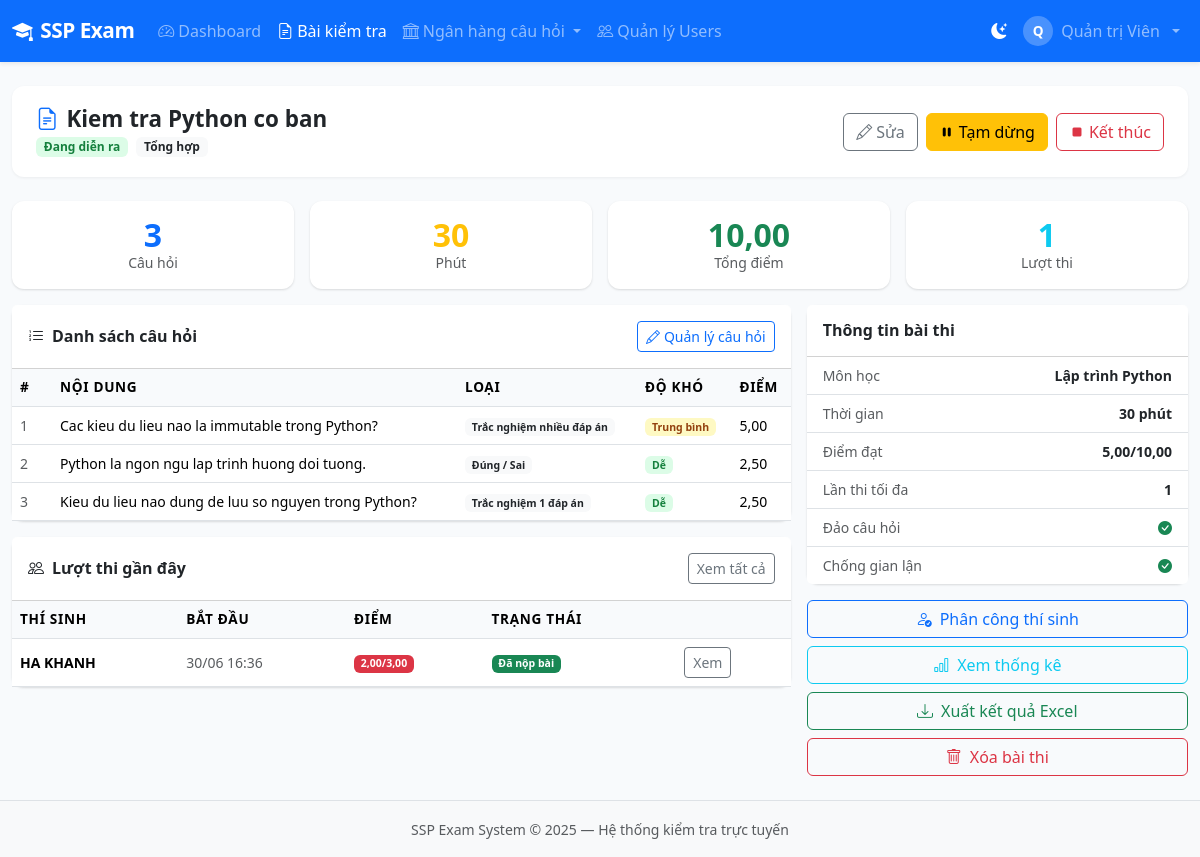
/exams/1/ (signed in), run on an earlier commit of the app's database.
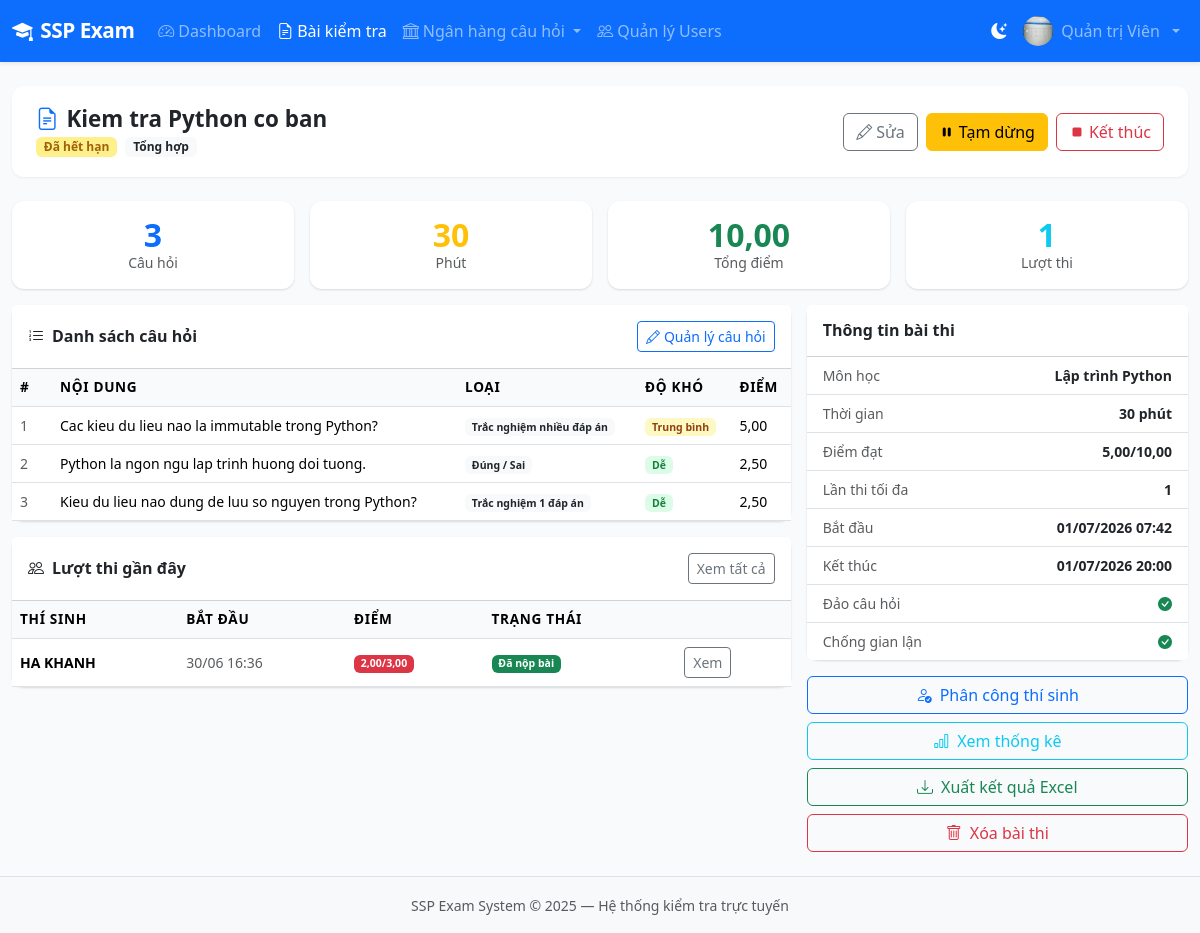
And on a later commit of the database.
### accounts/models.py (models this page shows, shortened)
class User(AbstractUser):
    ROLE_ADMIN = 'admin'
    ROLE_TEACHER = 'teacher'
    ROLE_STUDENT = 'student'
    ROLE_CHOICES = [
        (ROLE_ADMIN, 'Quản trị viên'),
        (ROLE_TEACHER, 'Quản lý đào tạo'),
        (ROLE_STUDENT, 'Nhân viên'),
    ]
    role = models.CharField(max_length=20, choices=ROLE_CHOICES, default=ROLE_STUDENT)
    phone = models.CharField(max_length=20, blank=True)
    avatar = models.ImageField(upload_to='avatars/', blank=True, null=True)
    student_id = models.CharField(max_length=50, blank=True, verbose_name='Mã nhân viên')
    class_name = models.CharField(max_length=100, blank=True, verbose_name='Phòng ban/Team')
    created_at = models.DateTimeField(auto_now_add=True)
    updated_at = models.DateTimeField(auto_now=True)
    class Meta:
        verbose_name = 'Người dùng'
        verbose_name_plural = 'Người dùng'
        ordering = ['-date_joined']
    @property
    def is_admin(self):
        return self.role == self.ROLE_ADMIN
    @property
    def can_create_exam(self):
        return self.role in (self.ROLE_ADMIN, self.ROLE_TEACHER)

### exams/models.py (models this page shows, shortened)
class Exam(models.Model):
    TYPE_SINGLE = 'single'
    TYPE_MULTIPLE = 'multiple'
    TYPE_TRUE_FALSE = 'true_false'
    TYPE_MIXED = 'mixed'
    TYPE_CHOICES = [
        (TYPE_SINGLE, 'Trắc nghiệm 1 đáp án'),
        (TYPE_MULTIPLE, 'Trắc nghiệm nhiều đáp án'),
        (TYPE_TRUE_FALSE, 'Đúng / Sai'),
        (TYPE_MIXED, 'Tổng hợp'),
    ]
    STATUS_DRAFT = 'draft'
    STATUS_SCHEDULED = 'scheduled'
    STATUS_ACTIVE = 'active'
    STATUS_PAUSED = 'paused'
    STATUS_ENDED = 'ended'
    STATUS_CHOICES = [
        (STATUS_DRAFT, 'Nháp'),
        (STATUS_SCHEDULED, 'Đã lên lịch'),
        (STATUS_ACTIVE, 'Đang diễn ra'),
        (STATUS_PAUSED, 'Tạm dừng'),
        (STATUS_ENDED, 'Đã kết thúc'),
    ]
    title = models.CharField(max_length=300, verbose_name='Tiêu đề bài kiểm tra')
    description = models.TextField(blank=True, verbose_name='Mô tả')
    subject = models.ForeignKey(Subject, on_delete=models.SET_NULL, null=True, related_name='exams')
    exam_type = models.CharField(max_length=20, choices=TYPE_CHOICES, default=TYPE_MIXED)
    status = models.CharField(max_length=20, choices=STATUS_CHOICES, default=STATUS_DRAFT)
    duration_minutes = models.PositiveIntegerField(default=60, verbose_name='Thời gian làm bài (phút)')
    total_points = models.DecimalField(max_digits=6, decimal_places=2, default=10.0, verbose_name='Tổng điểm')
    pass_score = models.DecimalField(max_digits=6, decimal_places=2, default=5.0, verbose_name='Điểm đạt')
    max_attempts = models.PositiveSmallIntegerField(default=1, verbose_name='Số lần thi tối đa')
    start_time = models.DateTimeField(null=True, blank=True, verbose_name='Thời gian bắt đầu')
    end_time = models.DateTimeField(null=True, blank=True, verbose_name='Thời gian kết thúc')
    shuffle_questions = models.BooleanField(default=True, verbose_name='Đảo thứ tự câu hỏi')
    shuffle_choices = models.BooleanField(default=True, verbose_name='Đảo thứ tự đáp án')
    show_result_immediately = models.BooleanField(default=True, verbose_name='Hiển thị kết quả ngay')
    show_correct_answers = models.BooleanField(default=False, verbose_name='Hiển thị đáp án đúng')
    prevent_cheating = models.BooleanField(default=True, verbose_name='Bật chống gian lận')
    allow_review = models.BooleanField(default=True, verbose_name='Cho phép xem lại')
    is_public = models.BooleanField(default=False, verbose_name='Bài thi công khai')
    created_by = models.ForeignKey(
        settings.AUTH_USER_MODEL, on_delete=models.CASCADE, related_name='exams_created'
    )
    created_at = models.DateTimeField(auto_now_add=True)
    updated_at = models.DateTimeField(auto_now=True)
    class Meta:
        verbose_name = 'Bài kiểm tra'
        verbose_name_plural = 'Bài kiểm tra'
        ordering = ['-created_at']
    @property
    def is_expired(self):
        return self.end_time is not None and timezone.now() > self.end_time
    @property
    def is_upcoming(self):
        return self.start_time is not None and timezone.now() < self.start_time
    @property
    def effective_status(self):
        if self.status == self.STATUS_ACTIVE:
            if self.is_upcoming:
                return 'upcoming'
            if self.is_expired:
                return 'expired'
        return self.status
    @property
    def effective_status_display(self):
        es = self.effective_status
        if es == 'expired':
            return 'Đã hết hạn'
        if es == 'upcoming':
            return 'Sẽ diễn ra'
        return self.get_status_display()
    @property
    def question_count(self):
        return self.exam_questions.count()

### questions/models.py (models this page shows, shortened)
class Subject(models.Model):
    name = models.CharField(max_length=200, verbose_name='Tên môn học')
    code = models.CharField(max_length=20, blank=True, verbose_name='Mã môn')
    description = models.TextField(blank=True)
    created_by = models.ForeignKey(settings.AUTH_USER_MODEL, on_delete=models.SET_NULL, null=True)
    created_at = models.DateTimeField(auto_now_add=True)
    class Meta:
        verbose_name = 'Môn học'
        verbose_name_plural = 'Môn học'
        ordering = ['name']

### exams/views.py (the view)
# urls.py: path('<int:pk>/', views.exam_detail_view, name='exam_detail'),
@teacher_required
def exam_detail_view(request, pk):
    exam = get_exam_for_staff(request, pk)
    exam_questions = exam.exam_questions.select_related('question').order_by('order')
    sessions = exam.sessions.select_related('user').order_by('-started_at')[:20]
    return render(request, 'exams/exam_detail.html', {
        'exam': exam,
        'exam_questions': exam_questions,
        'sessions': sessions,
    })

### exams/models.py (called while the page is built)
    def get_points(self):
        return self.points if self.points is not None else self.question.points

### exams/utils.py (called while the page is built)
def get_exam_for_staff(request, exam_pk):
    user = request.user
    if user.is_admin or user.is_superuser:
        return get_object_or_404(Exam, pk=exam_pk)
    return get_object_or_404(Exam, pk=exam_pk, created_by=user)

### templates/exams/exam_detail.html (shortened to what the changed rows need)
{% extends 'base.html' %}
{% block content %}
<div class="page-header">
  <div>
    <h1><i class="bi bi-file-earmark-text me-2 text-primary"></i>{{ exam.title }}</h1>
    <span class="badge status-{{ exam.effective_status }} me-1">{{ exam.effective_status_display }}</span>
    <span class="badge bg-light text-dark">{{ exam.get_exam_type_display }}</span>
  </div>
</div>
<div class="row g-3 mb-3">
  <div class="col-6 col-md-3">
    <div class="card text-center p-3">
      <div class="stat-number text-primary">{{ exam.question_count }}</div>
      <div class="text-muted small">Câu hỏi</div>
    </div>
  </div>
  <div class="col-6 col-md-3">
    <div class="card text-center p-3">
      <div class="stat-number text-warning">{{ exam.duration_minutes }}</div>
      <div class="text-muted small">Phút</div>
    </div>
  </div>
  <div class="col-6 col-md-3">
    <div class="card text-center p-3">
      <div class="stat-number text-success">{{ exam.total_points }}</div>
      <div class="text-muted small">Tổng điểm</div>
    </div>
  </div>
</div>
<div class="row g-3">
  <div class="col-lg-8">
    <div class="card mb-3">
      <div class="table-responsive">
        <table class="table table-hover mb-0 align-middle small">
          <thead><tr><th width="40">#</th><th>Nội dung</th><th>Loại</th><th>Độ khó</th><th>Điểm</th></tr></thead>
        </table>
      </div>
    </div>
    <div class="card">
      <div class="table-responsive">
        <table class="table table-hover mb-0 small align-middle">
          <thead><tr><th>Thí sinh</th><th>Bắt đầu</th><th>Điểm</th><th>Trạng thái</th><th></th></tr></thead>
        </table>
      </div>
    </div>
  </div>
  <div class="col-lg-4">
    <div class="card mb-3">
      <div class="list-group list-group-flush small">
        <div class="list-group-item d-flex justify-content-between">
          <span class="text-muted">Môn học</span><strong>{{ exam.subject.name|default:"—" }}</strong>
        </div>
        <div class="list-group-item d-flex justify-content-between">
          <span class="text-muted">Thời gian</span><strong>{{ exam.duration_minutes }} phút</strong>
        </div>
        <div class="list-group-item d-flex justify-content-between">
          <span class="text-muted">Điểm đạt</span><strong>{{ exam.pass_score }}/{{ exam.total_points }}</strong>
        </div>
        <div class="list-group-item d-flex justify-content-between">
          <span class="text-muted">Lần thi tối đa</span><strong>{{ exam.max_attempts }}</strong>
        </div>
        {% if exam.start_time %}
        <div class="list-group-item d-flex justify-content-between">
          <span class="text-muted">Bắt đầu</span><strong>{{ exam.start_time|date:"d/m/Y H:i" }}</strong>
        </div>
        {% endif %}
        {% if exam.end_time %}
        <div class="list-group-item d-flex justify-content-between">
          <span class="text-muted">Kết thúc</span><strong>{{ exam.end_time|date:"d/m/Y H:i" }}</strong>
        </div>
        {% endif %}
      </div>
    </div>
  </div>
</div>
{% endblock %}

### templates/base.html (shortened to what this page needs)
<!DOCTYPE html>
<html lang="vi">
<head>
    <link href="https://cdn.jsdelivr.net/npm/bootstrap@5.3.2/dist/css/bootstrap.min.css" rel="stylesheet">
    <link href="https://cdn.jsdelivr.net/npm/bootstrap-icons@1.11.3/font/bootstrap-icons.min.css" rel="stylesheet">
    <link href="{% load static %}{% static 'css/main.css' %}" rel="stylesheet">
</head>
<body>
{% load static %}
<nav class="navbar navbar-expand-lg navbar-dark bg-primary shadow-sm">
    <div class="container-fluid">
        <a class="navbar-brand fw-bold" href="{% url 'dashboard' %}">
            <i class="bi bi-mortarboard-fill me-2"></i>SSP Exam
        </a>
        <div class="collapse navbar-collapse" id="navMain">
            {% if user.is_authenticated %}
            <ul class="navbar-nav me-auto">
                <li class="nav-item">
                    <a class="nav-link {% if request.resolver_match.url_name == 'dashboard' %}active{% endif %}"
                       href="{% url 'dashboard' %}"><i class="bi bi-speedometer2 me-1"></i>Dashboard</a>
                </li>
                {% if user.can_create_exam %}
                <li class="nav-item">
                    <a class="nav-link {% if 'exam' in request.resolver_match.url_name %}active{% endif %}"
                       href="{% url 'exam_list' %}"><i class="bi bi-file-earmark-text me-1"></i>Bài kiểm tra</a>
                </li>
                <li class="nav-item dropdown">
                    <a class="nav-link dropdown-toggle" href="#" data-bs-toggle="dropdown">
                        <i class="bi bi-bank me-1"></i>Ngân hàng câu hỏi
                    </a>
                </li>
                {% endif %}
                {% if user.is_admin %}
                <li class="nav-item">
                    <a class="nav-link" href="{% url 'user_list' %}"><i class="bi bi-people me-1"></i>Quản lý Users</a>
                </li>
                {% endif %}
            </ul>
            <ul class="navbar-nav ms-auto align-items-center">
                <li class="nav-item">
                    <button class="nav-link" id="themeToggle" type="button" title="Chế độ sáng / tối">
                        <i class="bi bi-moon-stars-fill" id="themeIcon"></i>
                    </button>
                </li>
                <li class="nav-item dropdown">
                    <a class="nav-link dropdown-toggle d-flex align-items-center gap-2" href="#" data-bs-toggle="dropdown">
                        {% if user.avatar %}
                        <img src="{{ user.avatar.url }}" class="rounded-circle" width="30" height="30" alt="avatar">
                        {% else %}
                        <div class="avatar-circle-sm">{{ user.first_name|first|default:user.username|first|upper }}</div>
                        {% endif %}
                        <span class="d-none d-md-inline">{{ user.get_full_name|default:user.username }}</span>
                    </a>
                </li>
            </ul>
            {% endif %}
        </div>
    </div>
</nav>
<div class="container-fluid py-4">
    {% block content %}{% endblock %}
</div>
<footer class="footer mt-auto py-3 bg-light border-top">
    <div class="container text-center">
        <span class="text-muted small">SSP Exam System &copy; 2025 — Hệ thống kiểm tra trực tuyến</span>
    </div>
</footer>
</body>
</html>

What changed in the data, as far as the page shows it:
changed User "Quản trị Viên": avatar: picture added; first_name|first "Q" → (not shown)
changed Exam "Kiem tra Python co ban": effective_status_display "Đang diễn ra" → "Đã hết hạn"; start_time (not shown) → "01/07/2026 07:42"; end_time (not shown) → "01/07/2026 20:00"
Also different on the page:
text now shown: "Bắt đầu Kết thúc"
